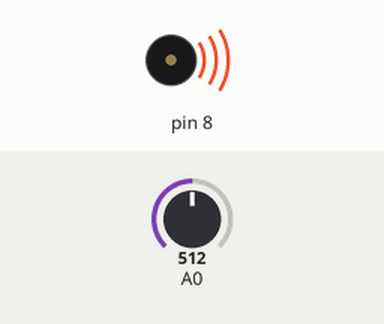
Simulated run of this sketch. Board: Arduino Uno, built with avr-gcc and run on an emulated ATmega328P. On the bench: buzzer (waves = sounding). The inputs (shaded band) are chosen by the test bench; at power-on: A0 = 512.

Above: at 0.05 s.
Timing chart, 0 to 3.0 s (numbered marks = the images above):
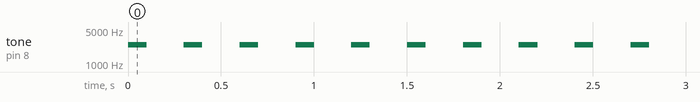

Measured:
- by itself, tone on pin 8: alternates 2506 Hz for 0.10 s and silent for 0.20 s

The sketch:

LuxSensor.ino
```cpp
void setup() {
  // put your setup code here, to run once:

}

void loop() {

  int light = analogRead(A0);
  int hertz = map(light, 0, 1023, 31, 4978);

  tone(8, hertz, 100);
  delay(100);
  noTone(8);
  delay(200);
  /*
  int light = analogRead(A0);
  int ledLight = map(light, 0, 1023, 255, 0); // 비율에 따라 0~1023 값이 255~0으로 매핑됌
  analogWrite(9, ledLight);
*/
}
```
